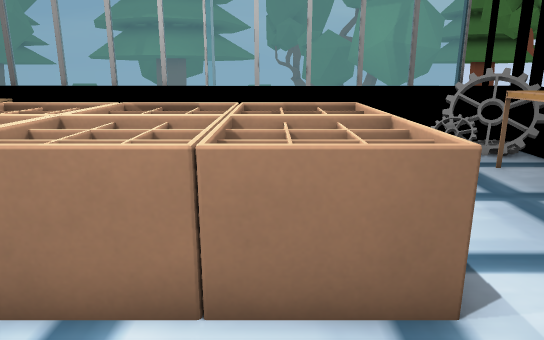
view 1 (above)

15 first-person views from a walk through a Godot game level. The camera is 1.2 m above the floor, tilts 14° down and sees 70° across. The floor is counted in squares, 0.5 m on a side. Each view is taken from the middle of a square. On the plan, view 1 faces up. The plan holds only what a view shows up to about 20 squares ahead; the rest is blank. The place goes on beyond the plan.

view 2
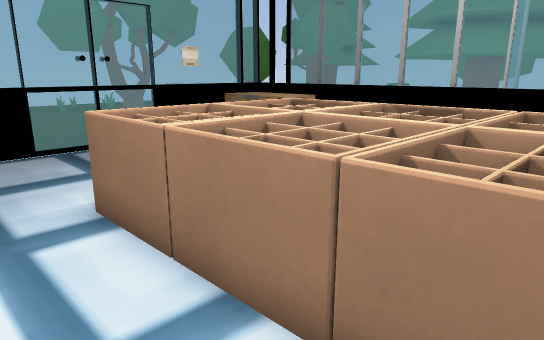

view 3
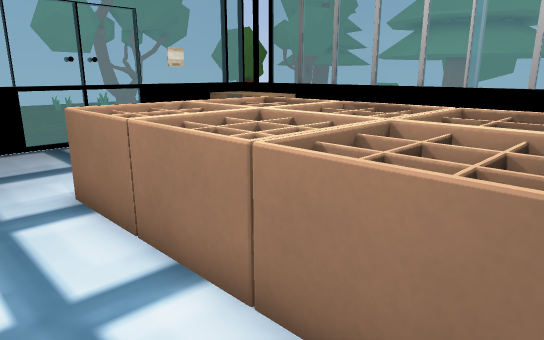

view 4
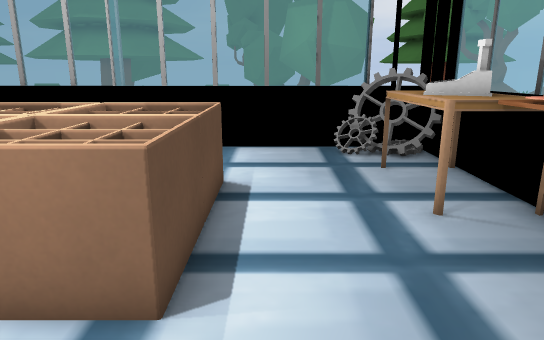

view 5
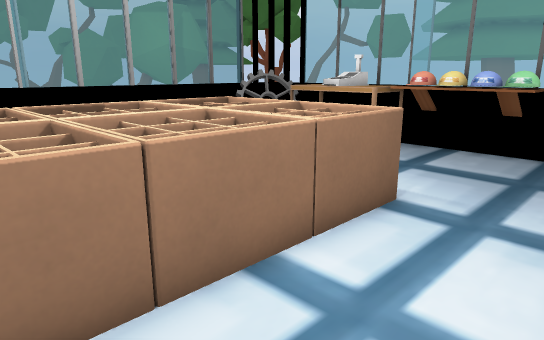

view 6
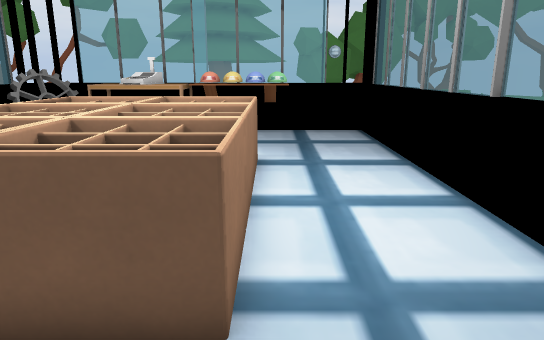

view 7
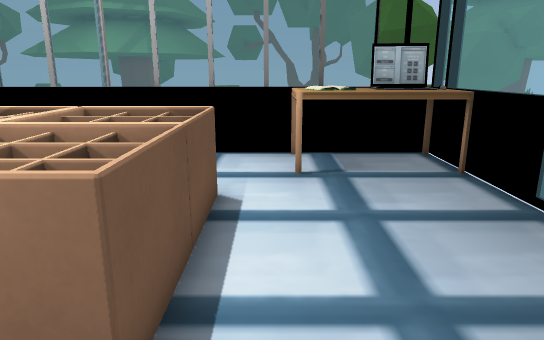

view 8
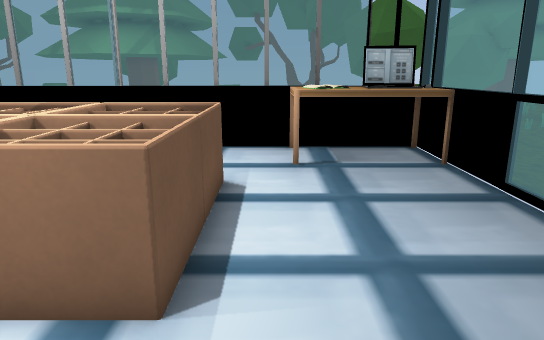

view 9
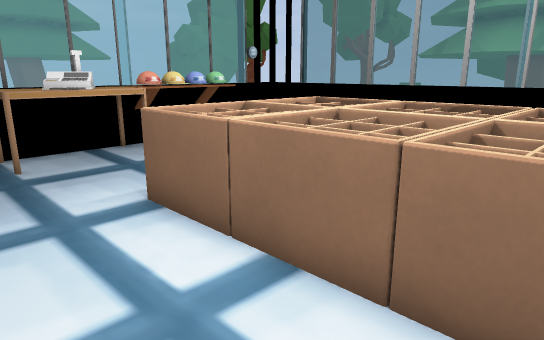

view 10
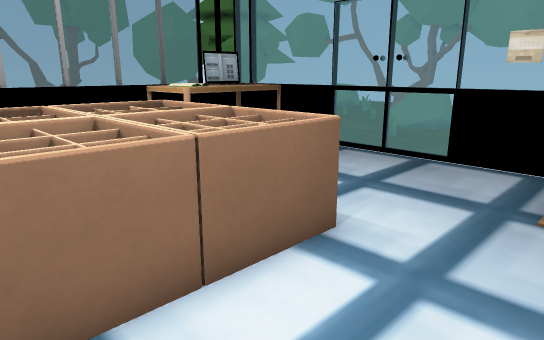

view 11
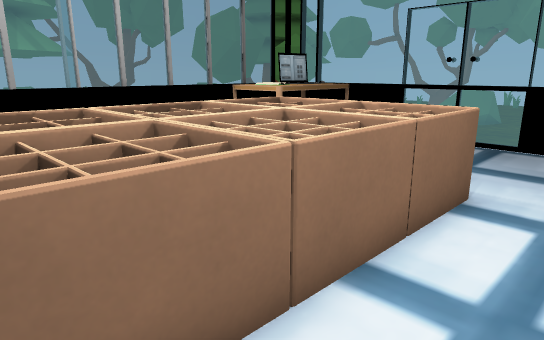

view 12
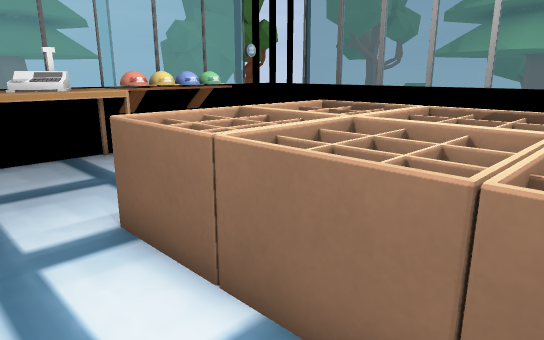

view 13
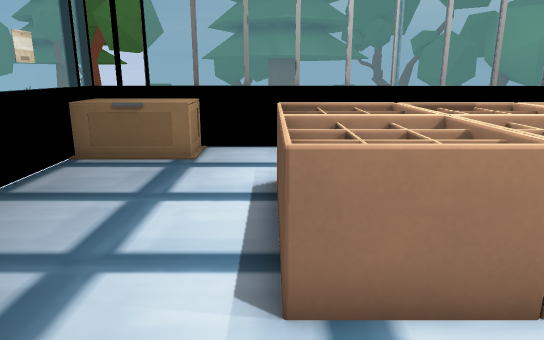

view 14
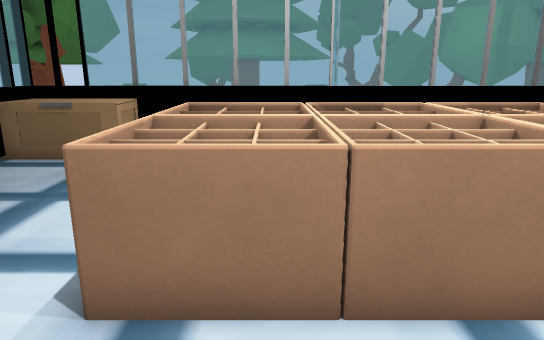

view 15
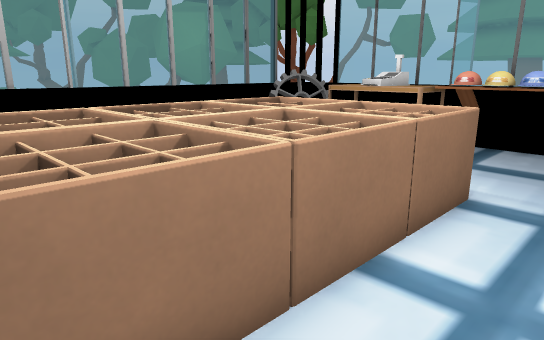

### Floor plan
Key: @ floor where view 1 was taken; # wall or solid block; . floor; = window, fence, low wall or low ledge; ^ raised ledge; T thing the floor can be seen under or through.
Columns run from 13 left of view 1 to 8 right of it. Each row starts with its distance up from view 1.
 13  #=###=============###
 12  #^^^=...   .  ....=##
 11  #^^^..... .........##
 10  =.................^^#
  9  =.....=========...^^^
  8 .T.....^^^^^^^^^...^^^
  7 .T.....^^^^^^^^^...^^^
  6 .T.....^^^^#^^^^...###
  5 .T.....^^^^^^^^^....^#
  4 .T.....^^^^^^^^^....##
  3 .=.....=========....##
  2 .#^^^^..............#=
  1  #^^^^...............#
  0  #^^^^.......@.......=
 -1  #^###===============#

Where each view was taken, in squares from view 1:
view 1: 0 up, 0 right, facing up
view 2: 1 up, 1 right, facing up-left
view 3: 1 up, 2 right, facing up-left
view 4: 0 up, 3 right, facing up
view 5: 0 up, 5 left, facing up-right
view 6: 3 up, 9 left, facing right
view 7: 11 up, 7 left, facing down
view 8: 12 up, 7 left, facing down
view 9: 12 up, 5 left, facing down-right
view 10: 12 up, 1 left, facing down-left
view 11: 11 up, 2 right, facing down-left
view 12: 11 up, 4 left, facing down-right
view 13: 0 up, 6 left, facing up
view 14: 0 up, 4 left, facing up
view 15: 1 up, 6 left, facing up-right
